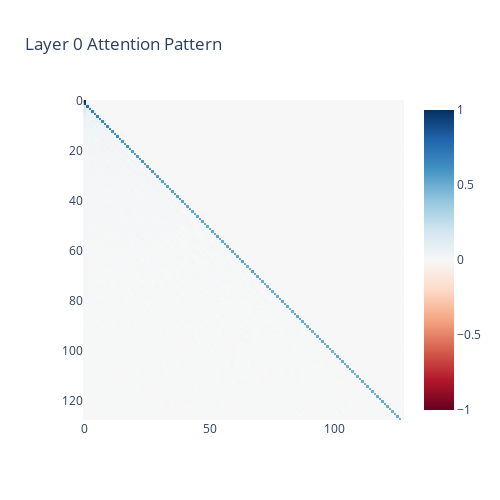
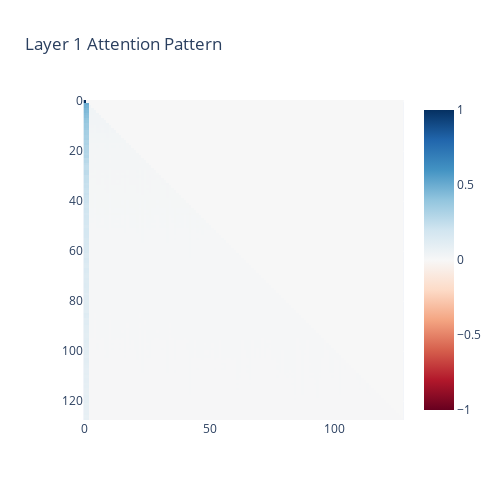

Source (notebook cell) for these figures, in order:
### Code cell
big_data_loader = data_generator(10)
big_tokens = next(big_data_loader)
logits, cache = model.run_with_cache(big_tokens)
print(f"Logits: {loss_fn(logits, big_tokens).item()}")

imshow(cache["attn", 0].mean([0, 1]), title="Layer 0 Attention Pattern", height=500, width=500)
imshow(cache["attn", 1].mean([0, 1]), title="Layer 1 Attention Pattern", height=500, width=500)

### Figure 1 — Plotly figure (JSON) as saved in the notebook; plotly's stock layout.template omitted (floating-point values rounded to 4 significant figures; data arrays with more than 128 entries replaced by an {"elided": "..."} marker saying what was removed)
{"data": [{"coloraxis": "coloraxis", "hovertemplate": "x: %{x}<br>y: %{y}<br>color: %{z}<extra></extra>", "name": "0", "type": "heatmap", "xaxis": "x", "yaxis": "y", "z": {"elided": "128x128 float values"}}], "layout": {"coloraxis": {"cmid": 0, "colorscale": [[0, "rgb(103,0,31)"], [0.1, "rgb(178,24,43)"], [0.2, "rgb(214,96,77)"], [0.3, "rgb(244,165,130)"], [0.4, "rgb(253,219,199)"], [0.5, "rgb(247,247,247)"], [0.6, "rgb(209,229,240)"], [0.7, "rgb(146,197,222)"], [0.8, "rgb(67,147,195)"], [0.9, "rgb(33,102,172)"], [1, "rgb(5,48,97)"]]}, "height": 500, "title": {"text": "Layer 0 Attention Pattern"}, "width": 500, "xaxis": {"anchor": "y", "constrain": "domain", "domain": [0, 1], "scaleanchor": "y"}, "yaxis": {"anchor": "x", "autorange": "reversed", "constrain": "domain", "domain": [0, 1]}}}

### Figure 2 — Plotly figure (JSON) as saved in the notebook; plotly's stock layout.template omitted (floating-point values rounded to 4 significant figures; data arrays with more than 128 entries replaced by an {"elided": "..."} marker saying what was removed)
{"data": [{"coloraxis": "coloraxis", "hovertemplate": "x: %{x}<br>y: %{y}<br>color: %{z}<extra></extra>", "name": "0", "type": "heatmap", "xaxis": "x", "yaxis": "y", "z": {"elided": "128x128 float values"}}], "layout": {"coloraxis": {"cmid": 0, "colorscale": [[0, "rgb(103,0,31)"], [0.1, "rgb(178,24,43)"], [0.2, "rgb(214,96,77)"], [0.3, "rgb(244,165,130)"], [0.4, "rgb(253,219,199)"], [0.5, "rgb(247,247,247)"], [0.6, "rgb(209,229,240)"], [0.7, "rgb(146,197,222)"], [0.8, "rgb(67,147,195)"], [0.9, "rgb(33,102,172)"], [1, "rgb(5,48,97)"]]}, "height": 500, "title": {"text": "Layer 1 Attention Pattern"}, "width": 500, "xaxis": {"anchor": "y", "constrain": "domain", "domain": [0, 1], "scaleanchor": "y"}, "yaxis": {"anchor": "x", "autorange": "reversed", "constrain": "domain", "domain": [0, 1]}}}
